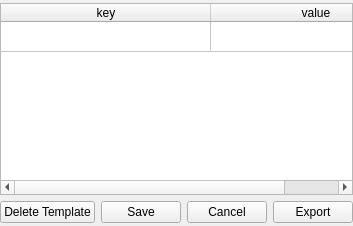
                 <widget class="QWidget" name="EquipmentEditPage">
                  <layout class="QVBoxLayout" name="verticalLayout_21">
                   <property name="leftMargin">
                    <number>0</number>
                   </property>
                   <property name="topMargin">
                    <number>3</number>
                   </property>
                   <property name="rightMargin">
                    <number>0</number>
                   </property>
                   <property name="bottomMargin">
                    <number>3</number>
                   </property>
                   <item>
                    <widget class="MyEQTableWidget" name="EquipmentEditTableWidget">
                     <property name="autoScroll">
                      <bool>false</bool>
                     </property>
                     <property name="editTriggers">
                      <set>QAbstractItemView::AllEditTriggers</set>
                     </property>
                     <property name="alternatingRowColors">
                      <bool>false</bool>
                     </property>
                     <property name="selectionMode">
                      <enum>QAbstractItemView::SingleSelection</enum>
                     </property>
                     <property name="selectionBehavior">
                      <enum>QAbstractItemView::SelectRows</enum>
                     </property>
                     <property name="verticalScrollMode">
                      <enum>QAbstractItemView::ScrollPerPixel</enum>
                     </property>
                     <property name="horizontalScrollMode">
                      <enum>QAbstractItemView::ScrollPerPixel</enum>
                     </property>
                     <property name="sortingEnabled">
                      <bool>true</bool>
                     </property>
                     <property name="rowCount">
                      <number>1</number>
                     </property>
                     <attribute name="horizontalHeaderCascadingSectionResizes">
                      <bool>true</bool>
                     </attribute>
                     <attribute name="horizontalHeaderMinimumSectionSize">
                      <number>100</number>
                     </attribute>
                     <attribute name="horizontalHeaderDefaultSectionSize">
                      <number>210</number>
                     </attribute>
                     <attribute name="horizontalHeaderShowSortIndicator" stdset="0">
                      <bool>true</bool>
                     </attribute>
                     <attribute name="horizontalHeaderStretchLastSection">
                      <bool>true</bool>
                     </attribute>
                     <attribute name="verticalHeaderVisible">
                      <bool>false</bool>
                     </attribute>
                     <attribute name="verticalHeaderDefaultSectionSize">
                      <number>30</number>
                     </attribute>
                     <row/>
                     <column>
                      <property name="text">
                       <string>key</string>
                      </property>
                     </column>
                     <column>
                      <property name="text">
                       <string>value</string>
                      </property>
                     </column>
                    </widget>
                   </item>
                   <item>
                    <layout class="QHBoxLayout" name="horizontalLayout_5">
                     <item>
                      <widget class="QPushButton" name="DeleteEquipmentButton">
                       <property name="text">
                        <string>Delete Template</string>
                       </property>
                      </widget>
                     </item>
                     <item>
                      <widget class="QPushButton" name="SaveEquipmentButton">
                       <property name="text">
                        <string>Save</string>
                       </property>
                      </widget>
                     </item>
                     <item>
                      <widget class="QPushButton" name="CancelEquipmentButton">
                       <property name="text">
                        <string>Cancel</string>
                       </property>
                      </widget>
                     </item>
                     <item>
                      <widget class="QPushButton" name="ExportEquipmentButton">
                       <property name="text">
                        <string>Export</string>
                       </property>
                      </widget>
                     </item>
                    </layout>
                   </item>
                  </layout>
                 </widget>
